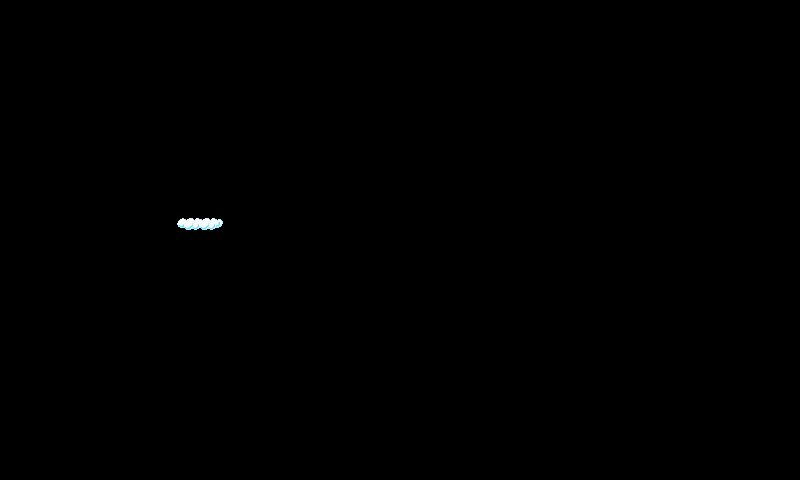

Tiled map render using the project's own tile images. Description and the whole map definition, tile-layer contents included, below:
An orthogonal 50x30 tile map with 16x16 px tiles, 1 tile layer (Tile Layer 1).

<map version="1.10" tiledversion="1.10.2" orientation="orthogonal" renderorder="right-down" width="50" height="30" tilewidth="16" tileheight="16" infinite="0" nextlayerid="2" nextobjectid="1">
 <tileset firstgid="1" name="tileset" tilewidth="16" tileheight="16" tilecount="1204" columns="43">
  <image source="../AS2_source/effects_UI_tiles/tileset.png" width="688" height="450" />
 </tileset>
 <layer id="1" name="Tile Layer 1" width="50" height="30">
  <data encoding="csv">
0,0,0,0,0,0,0,0,0,0,0,0,0,0,0,0,0,0,0,0,0,0,0,0,0,0,0,0,0,0,0,0,0,0,0,0,0,0,0,0,0,0,0,0,0,0,0,0,0,0,
0,0,0,0,0,0,0,0,0,0,0,0,0,0,0,0,0,0,0,0,0,0,0,0,0,0,0,0,0,0,0,0,0,0,0,0,0,0,0,0,0,0,0,0,0,0,0,0,0,0,
0,0,0,0,0,0,0,0,0,0,0,0,0,0,0,0,0,0,0,0,0,0,0,0,0,0,0,0,0,0,0,0,0,0,0,0,0,0,0,0,0,0,0,0,0,0,0,0,0,0,
0,0,0,0,0,0,0,0,0,0,0,0,0,0,0,0,0,0,0,0,0,0,0,0,0,0,0,0,0,0,0,0,0,0,0,0,0,0,0,0,0,0,0,0,0,0,0,0,0,0,
0,0,0,0,0,0,0,0,0,0,0,0,0,0,0,0,0,0,0,0,0,0,0,0,0,0,0,0,0,0,0,0,0,0,0,0,0,0,0,0,0,0,0,0,0,0,0,0,0,0,
0,0,0,0,0,0,0,0,0,0,0,0,0,0,0,0,0,0,0,0,0,0,0,0,0,0,0,0,0,0,0,0,0,0,0,0,0,0,0,0,0,0,0,0,0,0,0,0,0,0,
0,0,0,0,0,0,0,0,0,0,0,0,0,0,0,0,0,0,0,0,0,0,0,0,0,0,0,0,0,0,0,0,0,0,0,0,0,0,0,0,0,0,0,0,0,0,0,0,0,0,
0,0,0,0,0,0,0,0,0,0,0,0,0,0,0,0,0,0,0,0,0,0,0,0,0,0,0,0,0,0,0,0,0,0,0,0,0,0,0,0,0,0,0,0,0,0,0,0,0,0,
0,0,0,0,0,0,0,0,0,0,0,0,0,0,0,0,0,0,0,0,0,0,0,0,0,0,0,0,0,0,0,0,0,0,0,0,0,0,0,0,0,0,0,0,0,0,0,0,0,0,
0,0,0,0,0,0,0,0,0,0,0,0,0,0,0,0,0,0,0,0,0,0,0,0,0,0,0,0,0,0,0,0,0,0,0,0,0,0,0,0,0,0,0,0,0,0,0,0,0,0,
0,0,0,0,0,0,0,0,0,0,0,0,0,0,0,0,0,0,0,0,0,0,0,0,0,0,0,0,0,0,0,0,0,0,0,0,0,0,0,0,0,0,0,0,0,0,0,0,0,0,
0,0,0,0,0,0,0,0,0,0,0,0,0,0,0,0,0,0,0,0,0,0,0,0,0,0,0,0,0,0,0,0,0,0,0,0,0,0,0,0,0,0,0,0,0,0,0,0,0,0,
0,0,0,0,0,0,0,0,0,0,0,0,0,0,0,0,0,0,0,0,0,0,0,0,0,0,0,0,0,0,0,0,0,0,0,0,0,0,0,0,0,0,0,0,0,0,0,0,0,0,
0,0,0,0,0,0,0,0,0,0,0,640,641,642,0,0,0,0,0,0,0,0,0,0,0,0,0,0,0,0,0,0,0,0,0,0,0,0,0,0,0,0,0,0,0,0,0,0,0,0,
0,0,0,0,0,0,0,0,0,0,0,683,684,685,0,0,0,0,0,0,0,0,0,0,0,0,0,0,0,0,0,0,0,0,0,0,0,0,0,0,0,0,0,0,0,0,0,0,0,0,
0,0,0,0,0,0,0,0,0,0,0,0,0,0,0,0,0,0,0,0,0,0,0,0,0,0,0,0,0,0,0,0,0,0,0,0,0,0,0,0,0,0,0,0,0,0,0,0,0,0,
0,0,0,0,0,0,0,0,0,0,0,0,0,0,0,0,0,0,0,0,0,0,0,0,0,0,0,0,0,0,0,0,0,0,0,0,0,0,0,0,0,0,0,0,0,0,0,0,0,0,
0,0,0,0,0,0,0,0,0,0,0,0,0,0,0,0,0,0,0,0,0,0,0,0,0,0,0,0,0,0,0,0,0,0,0,0,0,0,0,0,0,0,0,0,0,0,0,0,0,0,
0,0,0,0,0,0,0,0,0,0,0,0,0,0,0,0,0,0,0,0,0,0,0,0,0,0,0,0,0,0,0,0,0,0,0,0,0,0,0,0,0,0,0,0,0,0,0,0,0,0,
0,0,0,0,0,0,0,0,0,0,0,0,0,0,0,0,0,0,0,0,0,0,0,0,0,0,0,0,0,0,0,0,0,0,0,0,0,0,0,0,0,0,0,0,0,0,0,0,0,0,
0,0,0,0,0,0,0,0,0,0,0,0,0,0,0,0,0,0,0,0,0,0,0,0,0,0,0,0,0,0,0,0,0,0,0,0,0,0,0,0,0,0,0,0,0,0,0,0,0,0,
0,0,0,0,0,0,0,0,0,0,0,0,0,0,0,0,0,0,0,0,0,0,0,0,0,0,0,0,0,0,0,0,0,0,0,0,0,0,0,0,0,0,0,0,0,0,0,0,0,0,
0,0,0,0,0,0,0,0,0,0,0,0,0,0,0,0,0,0,0,0,0,0,0,0,0,0,0,0,0,0,0,0,0,0,0,0,0,0,0,0,0,0,0,0,0,0,0,0,0,0,
0,0,0,0,0,0,0,0,0,0,0,0,0,0,0,0,0,0,0,0,0,0,0,0,0,0,0,0,0,0,0,0,0,0,0,0,0,0,0,0,0,0,0,0,0,0,0,0,0,0,
0,0,0,0,0,0,0,0,0,0,0,0,0,0,0,0,0,0,0,0,0,0,0,0,0,0,0,0,0,0,0,0,0,0,0,0,0,0,0,0,0,0,0,0,0,0,0,0,0,0,
0,0,0,0,0,0,0,0,0,0,0,0,0,0,0,0,0,0,0,0,0,0,0,0,0,0,0,0,0,0,0,0,0,0,0,0,0,0,0,0,0,0,0,0,0,0,0,0,0,0,
0,0,0,0,0,0,0,0,0,0,0,0,0,0,0,0,0,0,0,0,0,0,0,0,0,0,0,0,0,0,0,0,0,0,0,0,0,0,0,0,0,0,0,0,0,0,0,0,0,0,
0,0,0,0,0,0,0,0,0,0,0,0,0,0,0,0,0,0,0,0,0,0,0,0,0,0,0,0,0,0,0,0,0,0,0,0,0,0,0,0,0,0,0,0,0,0,0,0,0,0,
0,0,0,0,0,0,0,0,0,0,0,0,0,0,0,0,0,0,0,0,0,0,0,0,0,0,0,0,0,0,0,0,0,0,0,0,0,0,0,0,0,0,0,0,0,0,0,0,0,0,
0,0,0,0,0,0,0,0,0,0,0,0,0,0,0,0,0,0,0,0,0,0,0,0,0,0,0,0,0,0,0,0,0,0,0,0,0,0,0,0,0,0,0,0,0,0,0,0,0,0
</data>
 </layer>
</map>
